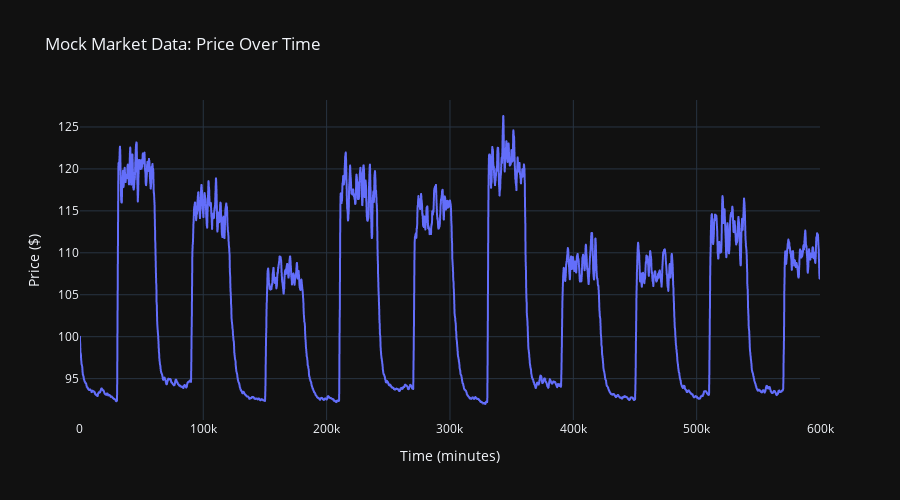

Write notebook code for a chart like this one.
### Markdown cell above
## Price Time Series Visualization

### Code cell
# Convert to minutes for better readability
df_plot = df_analysis.with_columns([
    (pl.col('timestamp') / 60).alias('time_minutes')
])

# Create main price plot
fig = px.line(df_plot.to_pandas(), x='time_minutes', y='price', 
              title='Mock Market Data: Price Over Time',
              labels={'time_minutes': 'Time (minutes)', 'price': 'Price ($)'})

fig.update_layout(
    width=900, height=500,
    showlegend=False,
    hovermode='x unified'
)

fig.show()

### Figure 1 — Plotly figure (JSON) as saved in the notebook; plotly's stock layout.template omitted (floating-point values rounded to 4 significant figures; data arrays with more than 128 entries replaced by an {"elided": "..."} marker saying what was removed)
{"data": [{"hovertemplate": "Time (minutes)=%{x}<br>Price ($)=%{y}<extra></extra>", "legendgroup": "", "line": {"color": "#636efa", "dash": "solid"}, "marker": {"symbol": "circle"}, "mode": "lines", "name": "", "showlegend": false, "x": {"elided": "47333 float values"}, "xaxis": "x", "y": {"elided": "47333 float values"}, "yaxis": "y", "type": "scattergl"}], "layout": {"xaxis": {"anchor": "y", "domain": [0.0, 1.0], "title": {"text": "Time (minutes)"}}, "yaxis": {"anchor": "x", "domain": [0.0, 1.0], "title": {"text": "Price ($)"}}, "legend": {"tracegroupgap": 0}, "title": {"text": "Mock Market Data: Price Over Time"}, "width": 900, "height": 500, "showlegend": false, "hovermode": "x unified"}}
